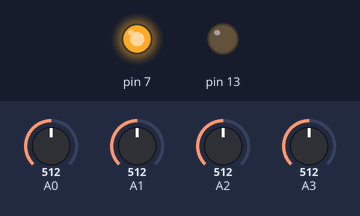
Recording of a sketch running on a simulated Arduino Uno, built with avr-gcc and run on an emulated ATmega328P. Shown: output pins drawn as LEDs (lit = HIGH). The inputs (shaded band) are chosen by the test bench; at power-on: A0 = 512, A1 = 512, A2 = 512, A3 = 512. What the sketch prints to the serial monitor is not drawn.

Above: at 0.1 s.
Timing chart, 0 to 1.6 s (numbered marks = the images above):
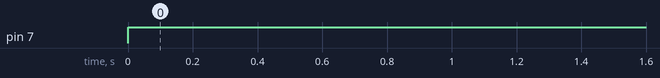

Measured:
- by itself, pin 7: LOW → HIGH at 0.00 s

The sketch:

RemoteControl_Trans.ino
```cpp
void setup()
{
  pinMode (A0, INPUT);
  pinMode (A1, INPUT);
  pinMode (A2, INPUT);
  pinMode (A3, INPUT);
  pinMode (8, INPUT);
  pinMode (2, INPUT);
  pinMode (13, OUTPUT);
  pinMode (7, OUTPUT);
  Serial.begin(9600);

}
int fb,lr,sw,btm;//front back, left right, switch
void loop()
{
  digitalWrite(7, HIGH);

  fb=analogRead(A0);
  lr=analogRead(A1);
  sw=analogRead(A2);
  btm = analogRead(A3);
  Serial.print(fb);
  Serial.print("     ");
  Serial.print(lr);
  Serial.print("     ");
  Serial.print(sw);
  Serial.print("     ");
  Serial.print("  ");
  Serial.print(btm);
  Serial.print("     ");
  Serial.println("  ");
  delay(100);
}
```
